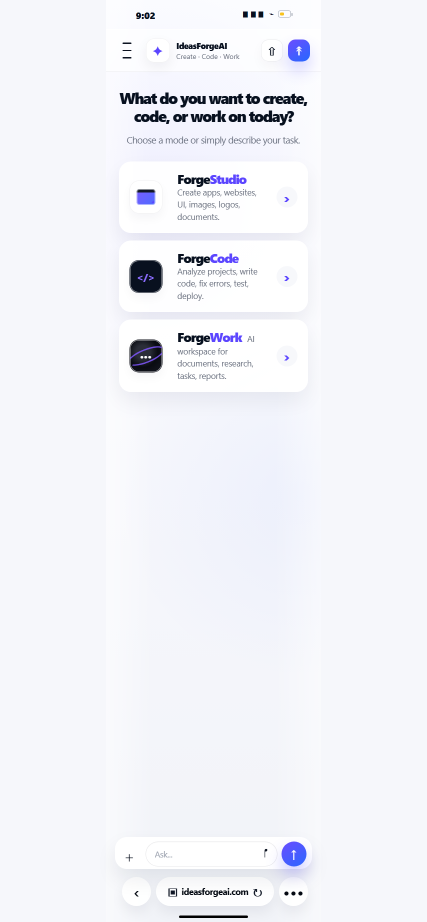
#> input picture backend/agent_audit_reports/pixel_ancestor_lock/ancestor-lock-20260706-115608.png, 853 x 1844 px (shown at 1/2 size)
$ python -i pixel_icon_candidate_selector.py   (imports and definitions only)
#> lines starting #> are read from the running program, lines starting #| are printed output that depends on the picture
#> further down, picture is the input picture: PIL image 853x1844 RGB; mean R, G, B 241.8, 242.9, 248
from __future__ import annotations

import json
import math
import time
import shutil
from pathlib import Path
from typing import Dict, Any, List

from PIL import Image, ImageFilter, ImageDraw


ROOT = Path(__file__).resolve().parents[3]

CANDIDATE_ROOT = ROOT / "backend" / "agent_audit_reports" / "pixel_reference_assets"
OUT_ROOT = ROOT / "backend" / "agent_audit_reports" / "pixel_selected_assets"


DESIRED_SIZE = {
    "header_logo": 104,
    "forge_studio": 112,
    "forge_code": 112,
    "forge_work": 112,
}


def now_stamp() -> str:
    return time.strftime("%Y%m%d-%H%M%S")


# [9 lines left out: function latest_focused_candidate_dir, not called in this run]


def interesting_pixel(r: int, g: int, b: int) -> bool:
    if r < 90 and g < 90 and b < 110:
        return True
    if b > 145 and r > 75:
        return True
    if r > 210 and g > 160 and b < 120:
        return True
    if abs(r - g) > 42 or abs(g - b) > 42 or abs(r - b) > 42:
        return True
    return False


def content_bbox(img: Image.Image):
    rgb = img.convert("RGB")
    edge = rgb.convert("L").filter(ImageFilter.FIND_EDGES)
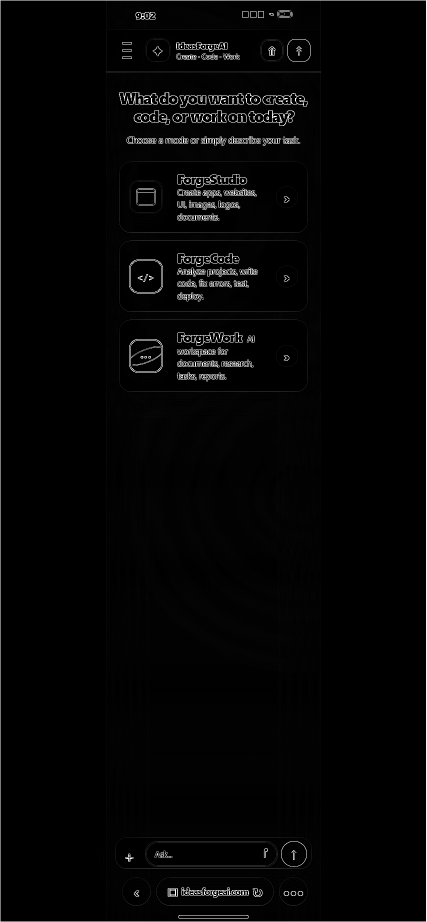
#> edge: PIL image 853x1844 L (shown at 1/2 size); min 0, max 255, mean 4.9

    pix = rgb.load()
    epix = edge.load()

    xs: List[int] = []
    ys: List[int] = []

    w, h = rgb.size
#> w = 853; h = 1844

    for y in range(h):
        for x in range(w):
            r, g, b = pix[x, y]
            e = epix[x, y]

            if interesting_pixel(r, g, b) or e > 34:
                # ignore almost-white empty background
                if not (r > 242 and g > 242 and b > 242 and e < 55):
                    xs.append(x)
                    ys.append(y)
#> after the loop, xs = 234395 items; ys = 234395 items

    if not xs:
        return None

    return min(xs), min(ys), max(xs) + 1, max(ys) + 1


# [172 lines left out: functions score_candidate, create_selected_sheet, main, not called in this run]


# [2 lines not run here, left out]

>>> from PIL import Image
>>> picture = Image.open('../../agent_audit_reports/pixel_ancestor_lock/ancestor-lock-20260706-115608.png')
>>> result = content_bbox(picture)
#> result = (0, 0, 853, 1844)
